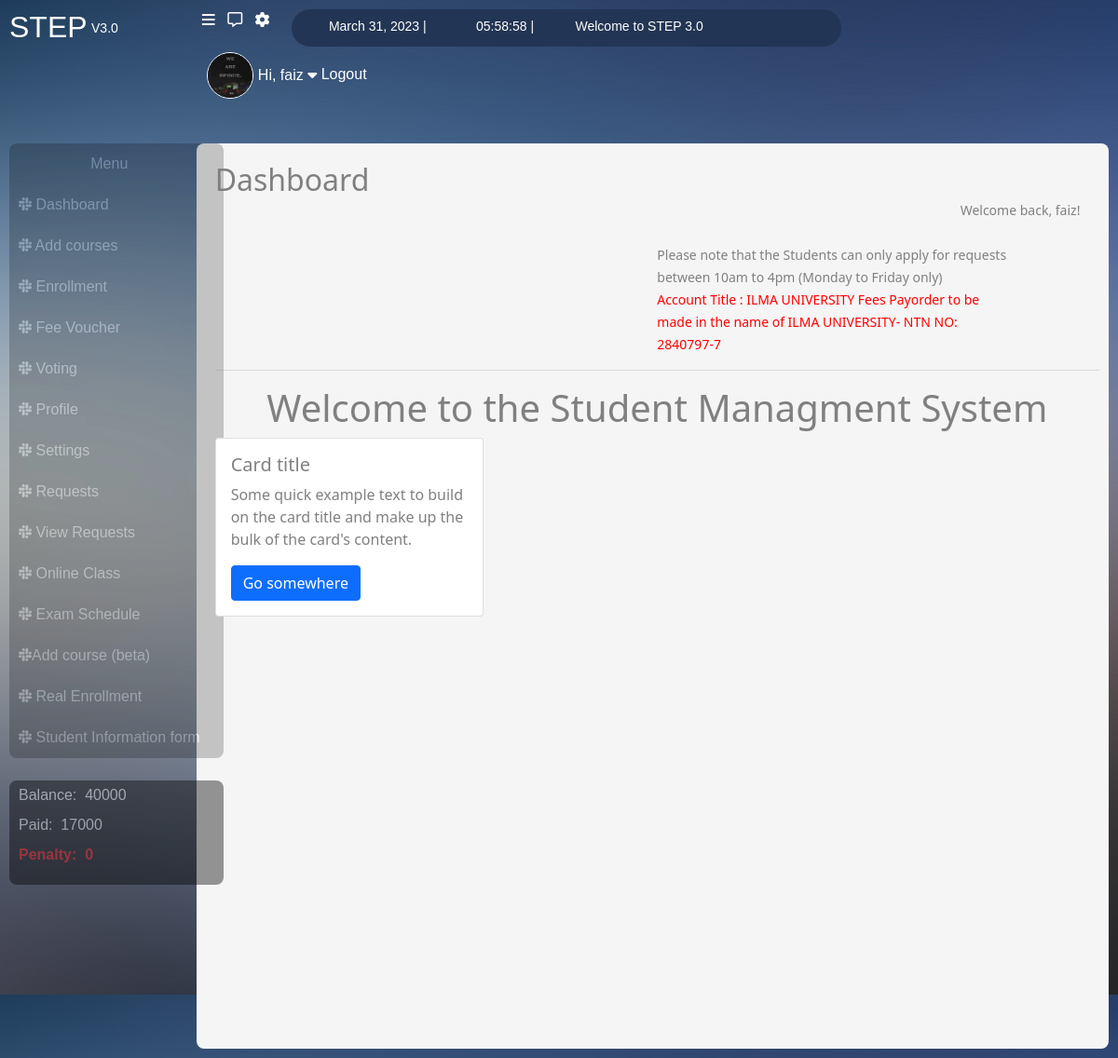
The page /dashboard/ (signed in) on the database its author committed.
### users/models.py (models this page shows, shortened)
class UserInfo(models.Model):
    user = models.ForeignKey(User, on_delete=models.CASCADE)
    degree_title = models.CharField(max_length=20, blank=False, default='bscs')
    address = models.CharField(max_length=50)
    profile_img = models.ImageField(upload_to='profile_images', default='blank-profile-picture.png')
    contact = models.CharField(max_length=20)

class Fees(models.Model):
    user = models.ForeignKey(User, on_delete=models.CASCADE)
    enrollment_date = models.DateTimeField(default=datetime.now)
    enrollment_fees = models.IntegerField(default=5000)
    course_fees = models.IntegerField(default=0)
    monthly_fees = models.IntegerField(default=2000)
    balance = models.IntegerField(default=0)
    paid = models.IntegerField(default=0)
    penalty = models.IntegerField(default=0)

### users/views.py (the view)
# urls.py: path("dashboard/", views.dashboard, name="dashboard"),
@login_required(login_url='index')
def dashboard(request):
    today = date.today()
    now = datetime.now()
    user_profile = UserInfo.objects.get(user=request.user)
    fees_object = Fees.objects.get(user=request.user)
    current_time = now.strftime("%H:%M:%S")
    return render(request, 'users/dashboard.html', {'today':today, 'current_time': current_time,
    'user_profile':user_profile, 'fees_object':fees_object})

### users/templates/users/dashboard.html (shortened to what this page needs)
{% extends "users/base.html" %}
{% block nav %}
                    <div class="vertical_nav2 nav">
                        <ul>
                            <li>Balance: &nbsp;{{fees_object.balance}}</li>
                            <li>Paid: &nbsp;{{fees_object.paid}}</li>
                            <li><p class="penalty"><b>Penalty: &nbsp;{{fees_object.penalty}}</b></p></li>
                    </div>
                    {% endblock %}
    {% block content %}
    <h1 class="text-center">Welcome to the Student Managment System</h1>
    <div class="card" style="width: 18rem;">
        <div class="card-body">
          <h5 class="card-title">Card title</h5>
          <p class="card-text">Some quick example text to build on the card title and make up the bulk of the card's content.</p>
          <a href="#" class="btn btn-primary">Go somewhere</a>
        </div>
      </div>
    {% endblock %}

### users/templates/users/base.html (shortened to what this page needs)
{% load static %}
<!DOCTYPE html>
<html lang="en">
<head>
    <link href="https://cdn.jsdelivr.net/npm/bootstrap@5.0.2/dist/css/bootstrap.min.css" rel="stylesheet">
    <link rel="stylesheet" href="{% static 'users/register_style.css' %}">
</head>
<body>
    <div class="box">
        <div class="nav">
            <a href="/dashboard"><h2>STEP </h2></a>  &nbsp;
            <small>  V3.0 </small>
                <a href="#"><i class="fa-solid fa-bars requests"></i></a> &nbsp; &nbsp;
                <a href="#"><i class="fa-regular fa-message "></i></a> &nbsp; &nbsp;
                <a href="/settings" title="Settings"><i class="fa-solid fa-gear"></i></a>  &nbsp; &nbsp;
                <div class="oval_div">
                    <small> {{today}} |</small>  &nbsp; <small> {{current_time}}  |</small>
                    <small> Welcome to STEP 3.0 </small>
                </div>
                <dv class="profile_div">
                    <a href="/profile/{{user}}">
                        <img class="img-fluid " src="{{ user_profile.profile_img.url }}">
                        <span>Hi, {{user}}</span>
                        <i class="fa-solid fa-caret-down"></i>
                    </a>
                    <a href="/logout">Logout</a>
                </dv>
        </div>
                <br>   <br>
            <div class="row">
                <div class="col-lg-2">
                    <div class="vertical_nav nav">
                        <ul>
                            <li class="text-center">Menu</li>
                            <a href="/dashboard"><li><i class="fa-brands fa-slack"></i>  Dashboard</li></a>
                            <a href="/add_course"><li><i class="fa-brands fa-slack"></i>  Add courses </li></a>
                            <a href="/enrollment"><li><i class="fa-brands fa-slack"></i>  Enrollment </li></a>
                            <a href="/fees"><li><i class="fa-brands fa-slack"></i>  Fee Voucher</li></a>
                            <a href="/voting"><li><i class="fa-brands fa-slack"></i>  Voting</li></a>
                            <a href="/profile/{{user}}"><li><i class="fa-brands fa-slack"></i>  Profile</li></a>
                            <a href="/settings"><li><i class="fa-brands fa-slack"></i>  Settings</li></a>
                            <a href="/request"><li><i class="fa-brands fa-slack"></i>  Requests</li></a>
                            <a href="/view_requests"><li><i class="fa-brands fa-slack"></i>  View Requests</li></a>
                            <a href="/online_class"><li><i class="fa-brands fa-slack"></i>  Online Class</li></a>
                            <a href="/exam"><li><i class="fa-brands fa-slack"></i>  Exam Schedule</li></a>
                            <a href="#"><li><i class="fa-brands fa-slack"></i>Add course (beta)</li></a>
                            <a href="#"><li><i class="fa-brands fa-slack"></i>  Real Enrollment</li></a>
                            <a href="#"><li><i class="fa-brands fa-slack"></i>  Student Information form</li></a>
                        </ul>
                    </div>
                        <br>
                    {% block nav %}
                    {% endblock %}
                </div>
                <div class="col-lg-10">
                    <div class="right_side_main">
                        <div class="content">
                            <h2>{% block heading %} Dashboard {% endblock %}</h2>
                            <small class="welcome">Welcome back, {{user}}!  </small>
                            <br><br>
                            <div class="notice">
                                    <small>Please note that the Students can only apply for requests between 10am to 4pm (Monday to Friday only)<br> <span>Account Title : ILMA UNIVERSITY Fees Payorder to be made in the name of ILMA UNIVERSITY- NTN NO: 2840797-7</span></small>
                            </div>
                            <hr>
                                <div>
                                    {% block content %}
                                    {% endblock %}
                                </div>
                        </div>
                    </div>
                </div>
            </div>
    </div>
</body>
</html>

### users/static/users/register_style.css (style rules this page uses)
body { background-image: url("/static/bg.jpg"); }
.box { margin: 10px; }
.nav { color: white; font-family: 'Gill Sans', 'Gill Sans MT', Calibri, 'Trebuchet MS', sans-serif; }
.nav small { margin-top:10px }
.nav a { text-decoration: none; color: inherit; }
.requests { margin-left: 90px; }
.oval_div { background-color: #233554; height: 40px; margin-left: 10px; width: 50%; border-radius: 35px; }
.oval_div small { margin-left: 40px; position: relative; top: 6px; }
.profile_div { margin-left: 18% ; }
.profile_div img { height: 50px; width: 50px; border-radius: 50%; border: 1px; border-color: white; border-style: double; }
.vertical_nav { width:230px; height: auto; background-color: black; border-radius: 8px; opacity: 20%; }
.vertical_nav2 { width:230px; height: auto; background-color: black; border-radius: 8px; opacity: 40%; }
.vertical_nav2 ul { margin: 0; padding: 0; }
.vertical_nav ul { margin: 0; padding: 0; }
.vertical_nav2 li { color: white; padding-left: 10px; padding-top: 4px; padding-bottom: 4px; text-decoration: none; list-style: none; width: 100%; }
.penalty { color: red; }
.vertical_nav li { color: white; padding-left: 10px; padding-top: 10px; padding-bottom: 10px; text-decoration: none; list-style: none; width: 100%; }
.right_side_main { background-color:whitesmoke; height:972px; width: 100%; border-radius: 8px; }
.content { color: gray; height: 600px; margin: 20px; position: absolute; }
.content h2 { color: gray; display: inline; }
.welcome { margin-left: 800px; }
.content small>span { color: red; }
.notice { width: 40%; margin-left: 50%; }

### rows shown on the page
UserInfo: profile_img (picture)
Fees: balance "40000", paid "17000", penalty "0"

### other values the page prints
{{ user }} "faiz"
